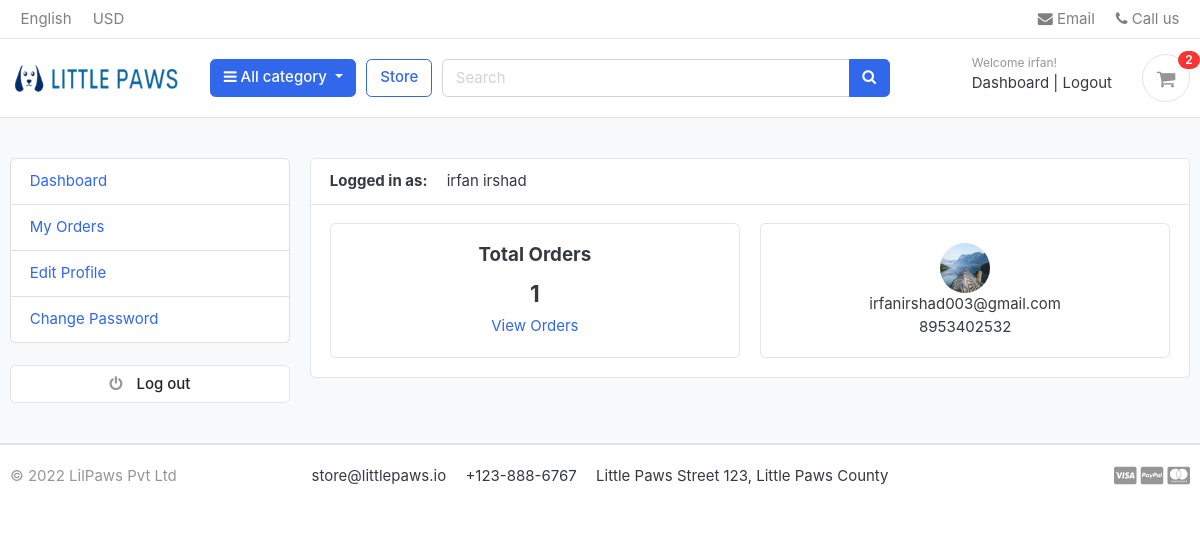
The page /accounts/dashboard/ (signed in) on the database as committed earlier.
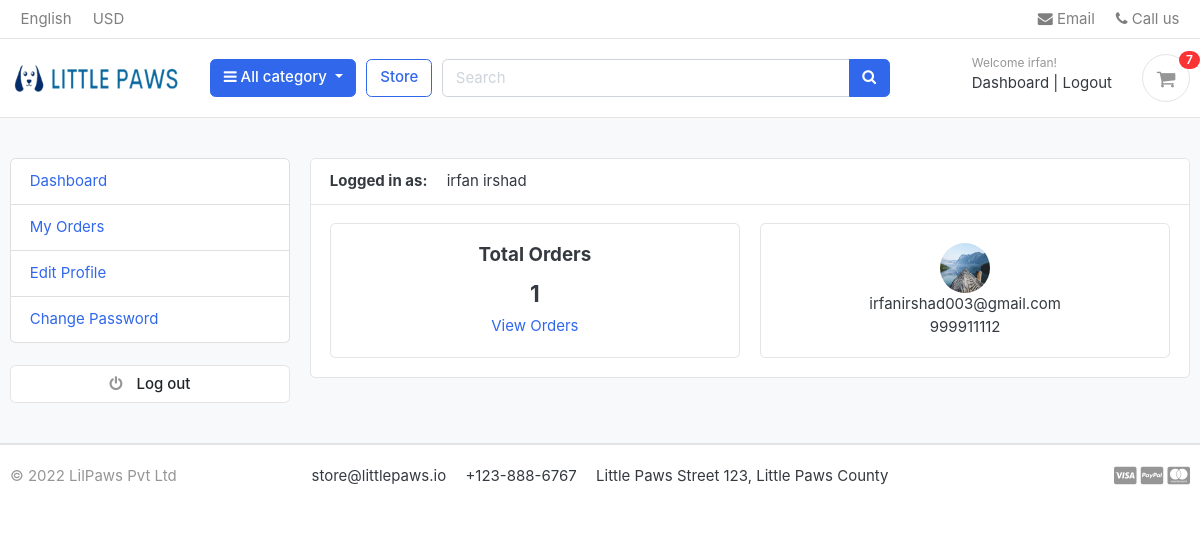
The same page on the database as committed later.
### accounts/models.py (models this page shows, shortened)
class Account(AbstractBaseUser):
    first_name      = models.CharField(max_length=50)
    last_name       = models.CharField(max_length=50)
    username        = models.CharField(max_length=50, unique=True)
    email           = models.EmailField(max_length=100, unique=True)
    phone_number    = models.CharField(max_length=50)
    date_joined     = models.DateTimeField(auto_now_add=True)
    last_login      = models.DateTimeField(auto_now_add=True)
    is_admin        = models.BooleanField(default=False)
    is_staff        = models.BooleanField(default=False)
    is_active        = models.BooleanField(default=False)
    is_superadmin        = models.BooleanField(default=False)
    USERNAME_FIELD = 'email'
    REQUIRED_FIELDS = ['username', 'first_name', 'last_name']
    objects = MyAccountManager()
    def full_name(self):
        return f'{self.first_name} {self.last_name}'

### accounts/views.py (the view)
# urls.py: path('dashboard/', views.dashboard, name='dashboard'),
@login_required(login_url='login')
def dashboard(request):
    orders = Order.objects.order_by('-created_at').filter(user_id=request.user.id, is_ordered=True)
    orders_count = orders.count()
    userprofile = UserProfile.objects.get(user_id=request.user.id)
    context = {
        'orders_count': orders_count,
        'userprofile': userprofile,
    }
    return render(request, 'accounts/dashboard.html', context)

### carts/context_processors.py (called while the page is built)
def counter(request):
    cart_count = 0
    if 'admin' in request.path:
        return {}
    else:
        try:
            cart = Cart.objects.filter(cart_id=_cart_id(request))
            if request.user.is_authenticated:
                cart_items = CartItem.objects.all().filter(user=request.user)
            else:
                cart_items = CartItem.objects.all().filter(cart=cart[:1])
            for cart_item in cart_items:
                cart_count += cart_item.quantity
        except Cart.DoesNotExist:
            cart_count = 0
    return dict(cart_count=cart_count)

### carts/views.py (called while the page is built)
def _cart_id(request):
    cart = request.session.session_key
    if not cart:
        cart = request.session.create()
    return cart

### category/context_processors.py (called while the page is built)
def menu_links(request):
    links = Category.objects.all()
    return dict(links=links)

### category/models.py (called while the page is built)
    def get_url(self):
            return reverse('products_by_category', args=[self.slug])

### templates/accounts/dashboard.html (shortened to what this page needs)
{% extends 'base.html' %}
{% block content %}
<section class="section-conten padding-y bg">
<div class="container">
	<div class="row">
	{% include 'includes/dashboard_sidebar.html' %}
	<main class="col-md-9">
		<article class="card">
		<header class="card-header">
			<strong class="d-inline-block mr-3">Logged in as:</strong>
			<span>{{user.full_name}}</span>
		</header>
		<div class="card-body">
			<div class="row">
			<div class="col-md-6">
				<div class="card" style="text-align:center;">
					<div class="card-body">
						<h5 class="card-title">Total Orders</h5>
						<h4>{{orders_count}}</h4>
						<a href="{% url 'my_orders' %}">View Orders</a>
					</div>
				</div>
			</div>
			<div class="col-md-6">
				<div class="card" style="text-align:center;">
					<div class="card-body">
						<img src="{{userprofile.profile_picture.url}}" alt="User Profile Picture" width="50" height="50" style="border-radius:50%;">
						<p class="mb-0">{{user.email}}</p>
						<p>{{user.phone_number}}</p>
					</div>
				</div>
			</div>
			</div>
		</div>
		</article>
	</main>
</div>
</div>
</section>
{% endblock %}

### templates/includes/navbar.html (shortened to what this page needs)
{% load static %}
<header class="section-header">
<nav class="navbar p-md-0 navbar-expand-sm navbar-light border-bottom">
<div class="container">
  <div class="collapse navbar-collapse" id="navbarTop4">
    <ul class="navbar-nav mr-auto">
      <li class="nav-item dropdown">
      <a href="#" class="nav-link">   English </a>
    </li>
    <li class="nav-item dropdown">
      <a href="#" class="nav-link"> USD </a>
    </li>
    </ul>
    <ul class="navbar-nav">
    <li><a href="#" class="nav-link"> <i class="fa fa-envelope"></i> Email </a></li>
    <li><a href="#" class="nav-link"> <i class="fa fa-phone"></i> Call us </a></li>
  </ul>
  </div>
</div>
</nav>
<section class="header-main border-bottom">
  <div class="container">
<div class="row align-items-center">
  <div class="col-lg-2 col-md-3 col-6">
    <a href="{% url 'home' %}" class="brand-wrap">
      <img class="logo" src="{% static './images/logo.png' %}">
    </a>
  </div>
  <div class="col-lg col-sm col-md col-6 flex-grow-0">
    <div class="category-wrap dropdown d-inline-block float-right">
      <button type="button" class="btn btn-primary dropdown-toggle" data-toggle="dropdown">
        <i class="fa fa-bars"></i> All category
      </button>
    </div>
  </div>
  <a href="{% url 'store' %}" class="btn btn-outline-primary">Store</a>
  <div class="col-lg  col-md-6 col-sm-12 col">
    <form action="{% url 'search' %}" class="search" method='GET'>
      <div class="input-group w-100">
          <input type="text" class="form-control" style="width:60%;" placeholder="Search" name="keyword">
          <div class="input-group-append">
            <button class="btn btn-primary" type="submit">
              <i class="fa fa-search"></i>
            </button>
          </div>
        </div>
    </form>
  </div>
  <div class="col-lg-3 col-sm-6 col-8 order-2 order-lg-3">
        <div class="d-flex justify-content-end mb-3 mb-lg-0">
          {% if user.id is None %}
          <div class="widget-header">
            <small class="title text-muted">Welcome guest!</small>
            <div>
              <a href="{% url 'login' %}">Sign in</a> <span class="dark-transp"> | </span>
              <a href="{% url 'register' %}"> Register</a>
            </div>
          </div>
          {% else %}
          <div class="widget-header">
            <small class="title text-muted">Welcome {{user.first_name}}!</small>
            <div>
              <a href="{% url 'dashboard' %}">Dashboard</a> <span class="dark-transp"> | </span>
              <a href="{% url 'logout' %}"> Logout</a>
            </div>
          </div>
          {% endif %}
          <a href="{% url 'cart' %}" class="widget-header pl-3 ml-3">
            <div class="icon icon-sm rounded-circle border"><i class="fa fa-shopping-cart"></i></div>
            <span class="badge badge-pill badge-danger notify">{{cart_count}}</span>
          </a>
        </div>
      </div>
</div>
  </div>
</section>
</header>

Rows that differ between the two databases and show on the page:
changed Account "irfan irshad": phone_number "8953402532" → "999911112"
Other text that changed with them:
{{ cart_count }}: "2" → "7"
